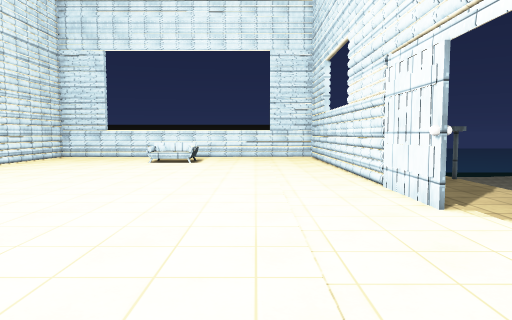
[1] (above)

16 first-person views from a walk through a 3-D level made in the Unity game engine. The camera is 1.4 m above the floor, tilts 4° down and sees 70° across. The floor is counted in squares, 1 m on a side. Each view is taken from the middle of a square. On the plan, view 1 faces up. The plan holds only what a view shows up to about 16 squares ahead; the rest is blank. The place goes on beyond the plan. The player character is not drawn. Surface patterns are stand-ins for the level's own textures.

[2]
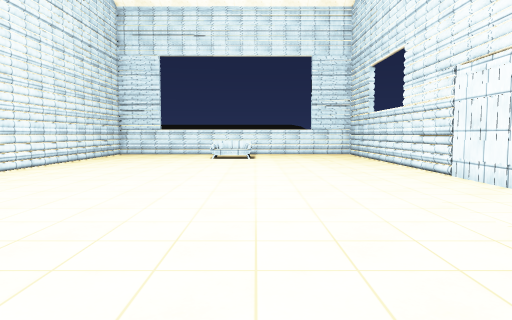

[3]
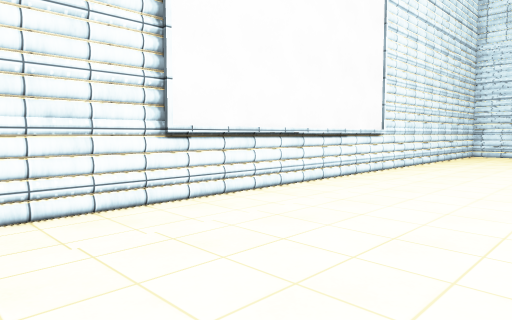

[4]
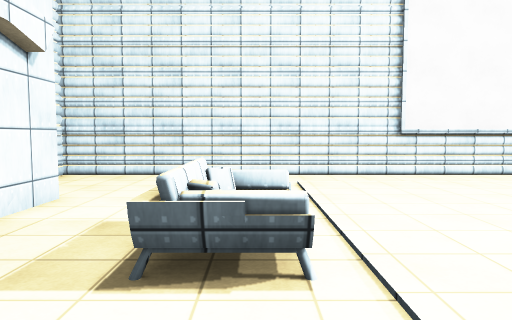

[5]
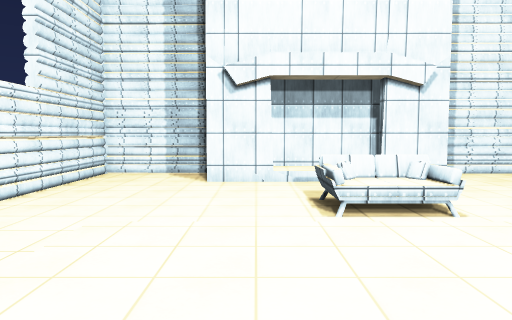

[6]
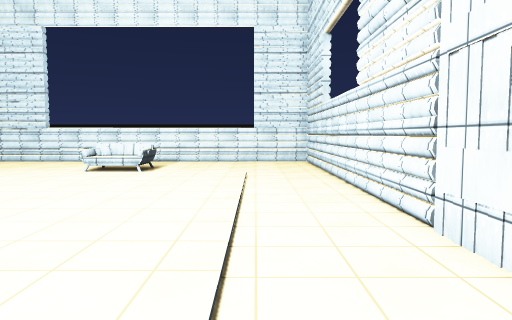

[7]
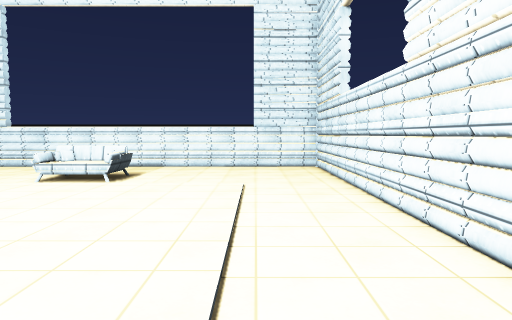

[8]
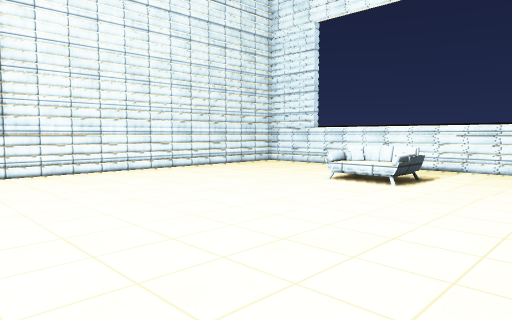

[9]
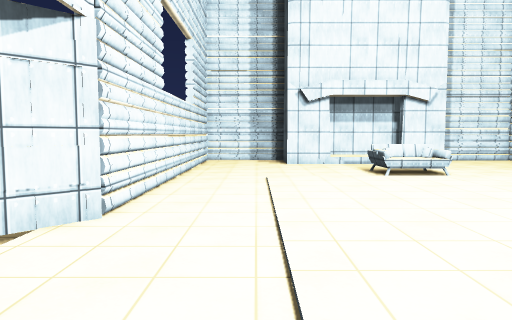

[10]
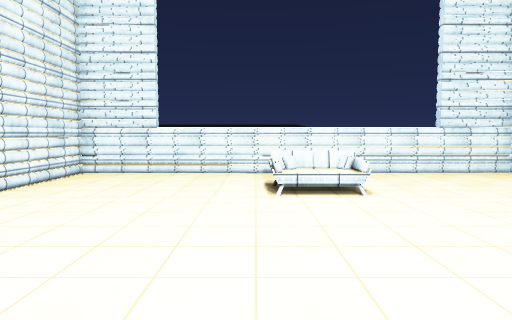

[11]
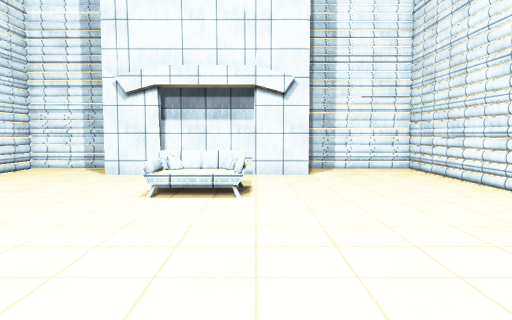

[12]
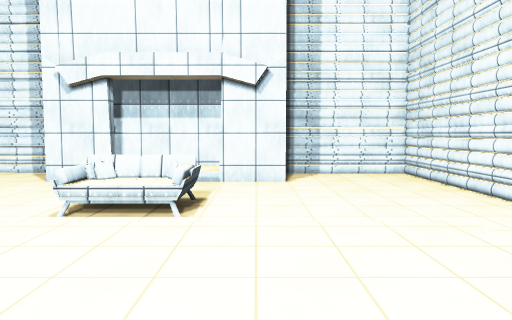

[13]
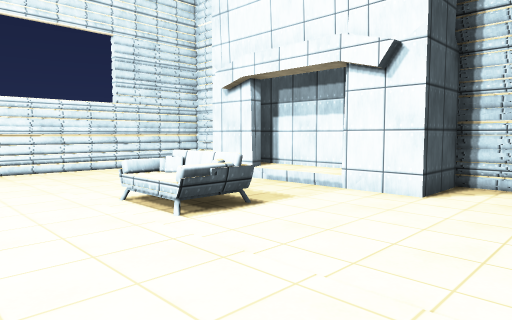

[14]
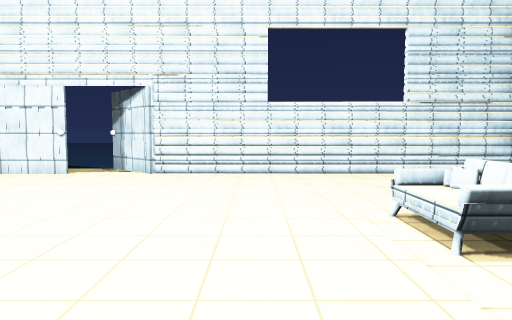

[15]
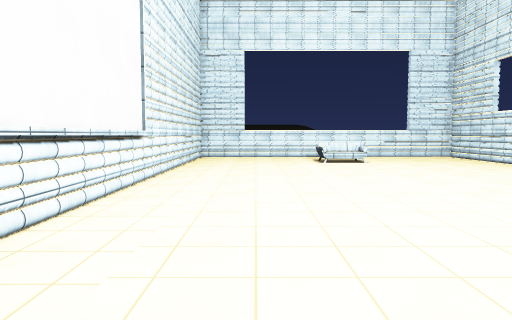

[16]
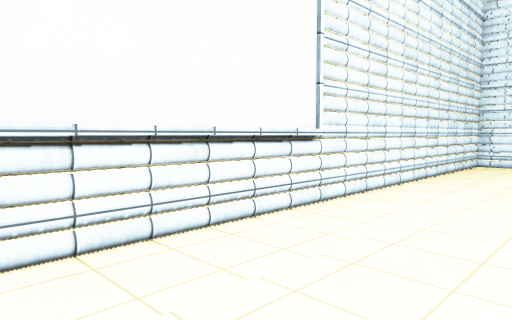

### Floor plan
Points are (right, up) in squares from view 1. A wall is a line through its corners. A room is listed if a view was taken in it or the views show most of it. See-through windows are left out.
Room 1 (views 1, 2, 3, 4, 5, 6, 7, 8, 9, 10, 11, 12, 13, 14, 15, 16)
walls: (3.9, 7.1) (3.6, 7.1) (3.6, 23.7) (-12.5, 23.7) (-12.5, -9.6) (-7.9, -9.6) (-7.9, -7.3) (-5.5, -7.3); (-5.8, -7.2) (-6, -7.8); (-2.4, -7.9) (-2.5, -7.3) (-0.4, -7.3); (-6.4, -8.8) (-1.4, -8.8); (-0.2, -9.6) (3.6, -9.6) (3.6, 4) (5.5, 5.9)
low walls: (-3.4, -2.5) (-3.3, -4.2); (-5.5, -2.5) (-3.6, -2.5); (-5.5, -3.4) (-5.5, -2.5) (-5.5, -3.5); (-4.1, -3.7) (-3.7, -3.2); (-3.6, -3.8) (-3.6, -2.5) (-3.6, -4.1); (-4.6, -3.8) (-3.6, -3.3) (-3.9, -3.8); (-5.7, -3.8) (-3.3, -3.8) (-3.5, -4.3); (-5.7, -4.3) (-5.7, -2.5)

Positions as (right, up) in squares from view 1, and headings:
1: (0, 0), facing up
2: (-3, -2), facing up
3: (-6, -2), facing up-left
4: (0, -3), facing left
5: (-2, 4), facing down
6: (1, 5), facing up
7: (1, 8), facing up
8: (1, 9), facing up-left
9: (1, 10), facing down
10: (-6, 10), facing up
11: (-6, 6), facing down
12: (-7, 4), facing down
13: (-11, 1), facing down-right
14: (-10, 0), facing right
15: (-9, 0), facing up
16: (-8, 5), facing up-left
